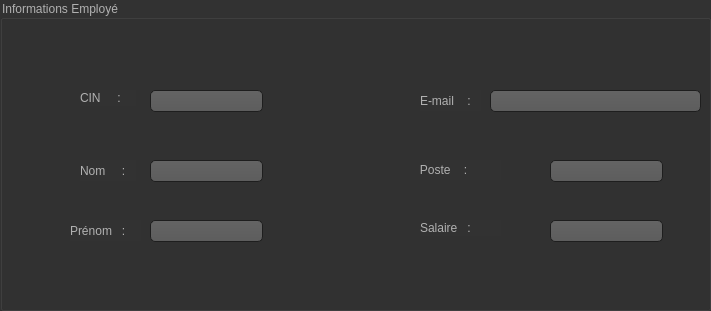
       <widget class="QGroupBox" name="groupBox_2">
        <property name="geometry">
         <rect>
          <x>20</x>
          <y>20</y>
          <width>711</width>
          <height>311</height>
         </rect>
        </property>
        <property name="styleSheet">
         <string notr="true">QToolTip
{
     border: 1px solid black;
     background-color: #ffa02f;
     padding: 1px;
     border-radius: 3px;
     opacity: 100;
}

QWidget
{
    color: #b1b1b1;
    background-color: #323232;
}

QWidget:item:hover
{
    background-color: QLinearGradient( x1: 0, y1: 0, x2: 0, y2: 1, stop: 0 #ffa02f, stop: 1 #ca0619);
    color: #ffde59;
}

QWidget:item:selected
{
    background-color: QLinearGradient( x1: 0, y1: 0, x2: 0, y2: 1, stop: 0 #ffde59, stop: 1 #ffde59);
}

QMenuBar::item
{
    background: transparent;
}

QMenuBar::item:selected
{
    background: transparent;
    border: 1px solid #ffaa00;
}

QMenuBar::item:pressed
{
    background: #ffde59;
    border: 1px solid #000;
    background-color: QLinearGradient(
        x1:0, y1:0,
        x2:0, y2:1,
        stop:1 #212121,
        stop:0.4 #343434/*,
        stop:0.2 #343434,
        stop:0.1 #ffaa00*/
    );
    margin-bottom:-1px;
    padding-bottom:1px;
}

QMenu
{
    border: 1px solid #000;
}

QMenu::item
{
    padding: 2px 20px 2px 20px;
}

QMenu::item:selected
{
    color: #000000;
}

QWidget:disabled
{
    color: #404040;
    background-color: #323232;
}

QAbstractItemView
{
    background-color: QLinearGradient( x1: 0, y1: 0, x2: 0, y2: 1, stop: 0 #4d4d4d, stop: 0.1 #646464, stop: 1 #5d5d5d);
}

QWidget:focus
{
    /*border: 2px solid QLinearGradient( x1: 0, y1: 0, x2: 0, y2: 1, stop: 0 #ffa02f, stop: 1 #d7801a);*/
}

QLineEdit
{
    background-color: QLinearGradient( x1: 0, y1: 0, x2: 0, y2: 1, stop: 0 #4d4d4d, stop: 0 #646464, stop: 1 #5d5d5d);
    padding: 1px;
    border-style: solid;
    border: 1px solid #1e1e1e;
    border-radius: 5;
}

QPushButton
{
    color: #b1b1b1;
    background-color: QLinearGradient( x1: 0, y1: 0, x2: 0, y2: 1, stop: 0 #565656, stop: 0.1 #525252, stop: 0.5 #4e4e4e, stop: 0.9 #4a4a4a, stop: 1 #464646);
    border-width: 1px;
    border-color: #ffde59;
    border-style: solid;
    border-radius: 6;
    padding: 3px;
    font-size: 12px;
    padding-left: 5px;
    padding-right: 5px;
}

QPushButton:pressed
{
    background-color: QLinearGradient( x1: 0, y1: 0, x2: 0, y2: 1, stop: 0 #2d2d2d, stop: 0.1 #2b2b2b, stop: 0.5 #292929, stop: 0.9 #282828, stop: 1 #252525);
}

QComboBox
{
    selection-background-color: #ffaa00;
    background-color: QLinearGradient( x1: 0, y1: 0, x2: 0, y2: 1, stop: 0 #565656, stop: 0.1 #525252, stop: 0.5 #4e4e4e, stop: 0.9 #4a4a4a, stop: 1 #464646);
    border-style: solid;
    border: 1px solid #1e1e1e;
    border-radius: 5;
}

QComboBox:hover,QPushButton:hover
{
    border: 2px solid QLinearGradient( x1: 0, y1: 0, x2: 0, y2: 1, stop: 0 #ffa02f, stop: 1 #d7801a);
}


QComboBox:on
{
    padding-top: 3px;
    padding-left: 4px;
    background-color: QLinearGradient( x1: 0, y1: 0, x2: 0, y2: 1, stop: 0 #2d2d2d, stop: 0.1 #2b2b2b, stop: 0.5 #292929, stop: 0.9 #282828, stop: 1 #252525);
    selection-background-color: #ffaa00;
}

QComboBox QAbstractItemView
{
    border: 2px solid darkgray;
    selection-background-color: QLinearGradient( x1: 0, y1: 0, x2: 0, y2: 1, stop: 0 #ffa02f, stop: 1 #d7801a);
}

QComboBox::drop-down
{
     subcontrol-origin: padding;
     subcontrol-position: top right;
     width: 15px;

     border-left-width: 0px;
     border-left-color: darkgray;
     border-left-style: solid; /* just a single line */
     border-top-right-radius: 3px; /* same radius as the QComboBox */
     border-bottom-right-radius: 3px;
 }

QComboBox::down-arrow
{
     image: url(:/down_arrow.png);
}

QGroupBox:focus
{
border: 2px solid QLinearGradient( x1: 0, y1: 0, x2: 0, y2: 1, stop: 0 #ffa02f, stop: 1 #d7801a);
}

QTextEdit:focus
{
    border: 2px solid QLinearGradient( x1: 0, y1: 0, x2: 0, y2: 1, stop: 0 #ffa02f, stop: 1 #d7801a);
}

QScrollBar:horizontal {
     border: 1px solid #222222;
     background: QLinearGradient( x1: 0, y1: 0, x2: 0, y2: 1, stop: 0.0 #ffde59, stop: 0.2 #ffde59, stop: 1 #ffde59);
     height: 7px;
     margin: 0px 16px 0 16px;
}

QScrollBar::handle:horizontal
{
      background: QLinearGradient( x1: 0, y1: 0, x2: 1, y2: 0, stop: 0 #ffde59, stop: 0.5 #ffde59, stop: 1 #ffde59);
      min-height: 20px;
      border-radius: 2px;
}

QScrollBar::add-line:horizontal {
      border: 1px solid #1b1b19;
      border-radius: 2px;
      background: QLinearGradient( x1: 0, y1: 0, x2: 1, y2: 0, stop: 0 #ffde59, stop: 1 #ffde59);
      width: 14px;
      subcontrol-position: right;
      subcontrol-origin: margin;
}

QScrollBar::sub-line:horizontal {
      border: 1px solid #1b1b19;
      border-radius: 2px;
      background: QLinearGradient( x1: 0, y1: 0, x2: 1, y2: 0, stop: 0 #ffa02f, stop: 1 #d7801a);
      width: 14px;
     subcontrol-position: left;
     subcontrol-origin: margin;
}

QScrollBar::right-arrow:horizontal, QScrollBar::left-arrow:horizontal
{
      border: 1px solid black;
      width: 1px;
      height: 1px;
      background: white;
}

QScrollBar::add-page:horizontal, QScrollBar::sub-page:horizontal
{
      background: none;
}

QScrollBar:vertical
{
      background: QLinearGradient( x1: 0, y1: 0, x2: 1, y2: 0, stop: 0.0 #ffde59, stop: 0.2 #282828, stop: 1 #484848);
      width: 7px;
      margin: 16px 0 16px 0;
      border: 1px solid #222222;
}

QScrollBar::handle:vertical
{
      background: QLinearGradient( x1: 0, y1: 0, x2: 0, y2: 1, stop: 0 #ffde59, stop: 0.5 #d7801a, stop: 1 #ffde59);
      min-height: 20px;
      border-radius: 2px;
}

QScrollBar::add-line:vertical
{
      border: 1px solid #1b1b19;
      border-radius: 2px;
      background: QLinearGradient( x1: 0, y1: 0, x2: 0, y2: 1, stop: 0 #ffde59, stop: 1 #ffde59);
      height: 14px;
      subcontrol-position: bottom;
      subcontrol-origin: margin;
}

QScrollBar::sub-line:vertical
{
      border: 1px solid #1b1b19;
      border-radius: 2px;
      background: QLinearGradient( x1: 0, y1: 0, x2: 0, y2: 1, stop: 0 #ffde59, stop: 1 #ffde59);
      height: 14px;
      subcontrol-position: top;
      subcontrol-origin: margin;
}

QScrollBar::up-arrow:vertical, QScrollBar::down-arrow:vertical
{
      border: 1px solid black;
      width: 1px;
      height: 1px;
      background: white;
}


QScrollBar::add-page:vertical, QScrollBar::sub-page:vertical
{
      background: none;
}

QTextEdit
{
    background-color: #242424;
}

QPlainTextEdit
{
    background-color: #242424;
}

QHeaderView::section
{
    background-color: QLinearGradient(x1:0, y1:0, x2:0, y2:1, stop:0 #616161, stop: 0.5 #505050, stop: 0.6 #434343, stop:1 #656565);
    color: white;
    padding-left: 4px;
    border: 1px solid #6c6c6c;
}

QCheckBox:disabled
{
color: #414141;
}

QDockWidget::title
{
    text-align: center;
    spacing: 3px; /* spacing between items in the tool bar */
    background-color: QLinearGradient(x1:0, y1:0, x2:0, y2:1, stop:0 #323232, stop: 0.5 #242424, stop:1 #323232);
}

QDockWidget::close-button, QDockWidget::float-button
{
    text-align: center;
    spacing: 1px; /* spacing between items in the tool bar */
    background-color: QLinearGradient(x1:0, y1:0, x2:0, y2:1, stop:0 #323232, stop: 0.5 #242424, stop:1 #323232);
}

QDockWidget::close-button:hover, QDockWidget::float-button:hover
{
    background: #242424;
}

QDockWidget::close-button:pressed, QDockWidget::float-button:pressed
{
    padding: 1px -1px -1px 1px;
}

QMainWindow::separator
{
    background-color: QLinearGradient(x1:0, y1:0, x2:0, y2:1, stop:0 #161616, stop: 0.5 #151515, stop: 0.6 #212121, stop:1 #343434);
    color: white;
    padding-left: 4px;
    border: 1px solid #4c4c4c;
    spacing: 3px; /* spacing between items in the tool bar */
}

QMainWindow::separator:hover
{

    background-color: QLinearGradient(x1:0, y1:0, x2:0, y2:1, stop:0 #d7801a, stop:0.5 #b56c17 stop:1 #ffa02f);
    color: white;
    padding-left: 4px;
    border: 1px solid #6c6c6c;
    spacing: 3px; /* spacing between items in the tool bar */
}

QToolBar::handle
{
     spacing: 3px; /* spacing between items in the tool bar */
     background: url(:/images/handle.png);
}

QMenu::separator
{
    height: 2px;
    background-color: QLinearGradient(x1:0, y1:0, x2:0, y2:1, stop:0 #161616, stop: 0.5 #151515, stop: 0.6 #212121, stop:1 #343434);
    color: white;
    padding-left: 4px;
    margin-left: 10px;
    margin-right: 5px;
}

QProgressBar
{
    border: 2px solid grey;
    border-radius: 5px;
    text-align: center;
}

QProgressBar::chunk
{
    background-color: #ffde59;
    width: 2.15px;
    margin: 0.5px;
}

QTabBar::tab {
    color: #ffde59;
    border: 1px solid #444;
    border-bottom-style: none;
    background-color: #323232;
    padding-left: 10px;
    padding-right: 10px;
    padding-top: 3px;
    padding-bottom: 2px;
    margin-right: -1px;
}

QTabWidget::pane {
    border: 1px solid #444;
    top: 1px;
}

QTabBar::tab:last
{
    margin-right: 0; /* the last selected tab has nothing to overlap with on the right */
    border-top-right-radius: 3px;
}

QTabBar::tab:first:!selected
{
 margin-left: 0px; /* the last selected tab has nothing to overlap with on the right */


    border-top-left-radius: 3px;
}

QTabBar::tab:!selected
{
    color: #b1b1b1;
    border-bottom-style: solid;
    margin-top: 3px;
    background-color: QLinearGradient(x1:0, y1:0, x2:0, y2:1, stop:1 #212121, stop:.4 #343434);
}

QTabBar::tab:selected
{
    border-top-left-radius: 3px;
    border-top-right-radius: 3px;
    margin-bottom: 0px;
}

QTabBar::tab:!selected:hover
{
    /*border-top: 2px solid #ffaa00;
    padding-bottom: 3px;*/
    border-top-left-radius: 3px;
    border-top-right-radius: 3px;
    background-color: QLinearGradient(x1:0, y1:0, x2:0, y2:1, stop:1 #212121, stop:0.4 #343434, stop:0.2 #343434, stop:0.1 #ffaa00);
}

QRadioButton::indicator:checked, QRadioButton::indicator:unchecked{
    color: #b1b1b1;
    background-color: #323232;
    border: 1px solid #b1b1b1;
    border-radius: 6px;
}

QRadioButton::indicator:checked
{
    background-color: qradialgradient(
        cx: 0.5, cy: 0.5,
        fx: 0.5, fy: 0.5,
        radius: 1.0,
        stop: 0.25 #ffaa00,
        stop: 0.3 #323232
    );
}

QCheckBox::indicator{
    color: #b1b1b1;
    background-color: #323232;
    border: 1px solid #b1b1b1;
    width: 9px;
    height: 9px;
}

QRadioButton::indicator
{
    border-radius: 6px;
}

QRadioButton::indicator:hover, QCheckBox::indicator:hover
{
    border: 1px solid #ffaa00;
}

QCheckBox::indicator:checked
{
    image:url(:/images/checkbox.png);
}

QCheckBox::indicator:disabled, QRadioButton::indicator:disabled
{
    border: 1px solid #444;
}</string>
        </property>
        <property name="title">
         <string>Informations Employé</string>
        </property>
        <widget class="QLabel" name="label_CIN_E">
         <property name="geometry">
          <rect>
           <x>80</x>
           <y>90</y>
           <width>56</width>
           <height>16</height>
          </rect>
         </property>
         <property name="text">
          <string>CIN     :</string>
         </property>
        </widget>
        <widget class="QLabel" name="label_NomE">
         <property name="geometry">
          <rect>
           <x>80</x>
           <y>160</y>
           <width>56</width>
           <height>21</height>
          </rect>
         </property>
         <property name="text">
          <string>Nom     :</string>
         </property>
        </widget>
        <widget class="QLabel" name="label_PrenomE">
         <property name="geometry">
          <rect>
           <x>70</x>
           <y>220</y>
           <width>71</width>
           <height>21</height>
          </rect>
         </property>
         <property name="text">
          <string>Prénom   :</string>
         </property>
        </widget>
        <widget class="QLabel" name="label_PosteE">
         <property name="geometry">
          <rect>
           <x>410</x>
           <y>160</y>
           <width>91</width>
           <height>20</height>
          </rect>
         </property>
         <property name="text">
          <string>   Poste    :</string>
         </property>
        </widget>
        <widget class="QLabel" name="label_EmailE">
         <property name="geometry">
          <rect>
           <x>420</x>
           <y>90</y>
           <width>61</width>
           <height>21</height>
          </rect>
         </property>
         <property name="text">
          <string>E-mail    :</string>
         </property>
        </widget>
        <widget class="QLabel" name="label_SalaireE">
         <property name="geometry">
          <rect>
           <x>420</x>
           <y>220</y>
           <width>81</width>
           <height>16</height>
          </rect>
         </property>
         <property name="text">
          <string>Salaire   :</string>
         </property>
        </widget>
        <widget class="QLineEdit" name="lineEdit_CINE">
         <property name="geometry">
          <rect>
           <x>150</x>
           <y>90</y>
           <width>113</width>
           <height>22</height>
          </rect>
         </property>
         <property name="text">
          <string/>
         </property>
        </widget>
        <widget class="QLineEdit" name="lineEdit_NomE">
         <property name="geometry">
          <rect>
           <x>150</x>
           <y>160</y>
           <width>113</width>
           <height>22</height>
          </rect>
         </property>
         <property name="text">
          <string/>
         </property>
        </widget>
        <widget class="QLineEdit" name="lineEdit_PrenomE">
         <property name="geometry">
          <rect>
           <x>150</x>
           <y>220</y>
           <width>113</width>
           <height>22</height>
          </rect>
         </property>
         <property name="text">
          <string/>
         </property>
        </widget>
        <widget class="QLineEdit" name="lineEdit_EmailE">
         <property name="geometry">
          <rect>
           <x>490</x>
           <y>90</y>
           <width>211</width>
           <height>22</height>
          </rect>
         </property>
        </widget>
        <widget class="QLineEdit" name="lineEdit_PosteE">
         <property name="geometry">
          <rect>
           <x>550</x>
           <y>160</y>
           <width>113</width>
           <height>22</height>
          </rect>
         </property>
        </widget>
        <widget class="QLineEdit" name="lineEdit_SalaireE">
         <property name="geometry">
          <rect>
           <x>550</x>
           <y>220</y>
           <width>113</width>
           <height>22</height>
          </rect>
         </property>
        </widget>
       </widget>
